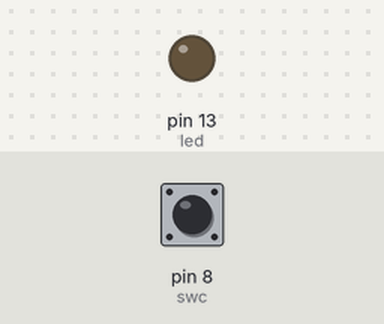
This sketch was run on a simulated Arduino Uno, built with avr-gcc and run on an emulated ATmega328P. Parts: output pins drawn as LEDs (lit = HIGH). Dashed ring = blinking. The inputs (shaded band) are chosen by the test bench; at power-on: pin 8 (swc) LOW.

Above: at 1.2 s.
1.3 s: pin 8 (swc) pulled HIGH for 0.15 s
At 1.55 s:
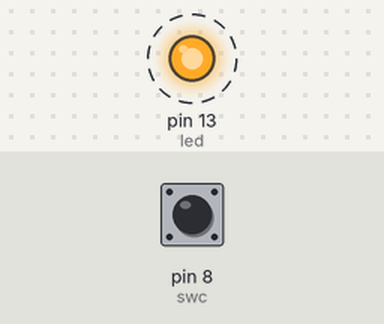
3.1 s: pin 8 (swc) pulled HIGH for 3.2 s
At 4.15 s:
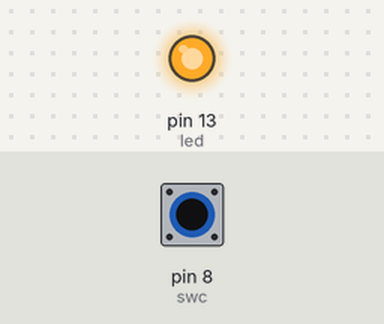
Timing chart, 0 to 7.3 s (numbered marks = the images above; inputs shaded):
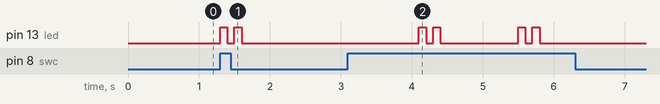

The sketch:

blink-light-switch-click.ino
```cpp
//code to blink light and on off manage on button input
/*
 * Need to connect light bulb with 13digital port
 * and write to light on button click
 * Need: light bulb,  128 resistant, breadboard, arduino kit and
 * usb connector
 */
 int led = 13;
 int swc = 8;
 int flag = 1;
 int svalue = 0;
void setup() {
  pinMode(led, OUTPUT);
  pinMode(swc, INPUT);
}

void loop() {
  //digitalRead used to get input
  //readVal reaturn HIGH or LOW value based on switch click
  int readVal = digitalRead(swc);

  if(readVal == HIGH)
  {
    if(flag == 1)
    {
      //digitalWrite used to show output
      digitalWrite(led, HIGH);
      delay(100);
      digitalWrite(led, LOW);
      delay(100);
      digitalWrite(led, HIGH);
      delay(100);
      digitalWrite(led, LOW);
      delay(100);
      flag = 0;
    }
    else
    {
       digitalWrite(led, LOW);
       delay(1000);
       flag = 1;
    }
  }

}
```

Measured:
- after the input at 1.3 s, pin 13 (led): alternates HIGH for 0.10 s and LOW for 0.10 s, 4 changes in all, then stays LOW, starting at once
- after the input at 3.1 s, pin 13 (led): LOW → HIGH after 1.0 s, → LOW 0.10 s later, → HIGH 0.10 s later, → LOW 0.10 s later, … (8 changes in this stretch)
